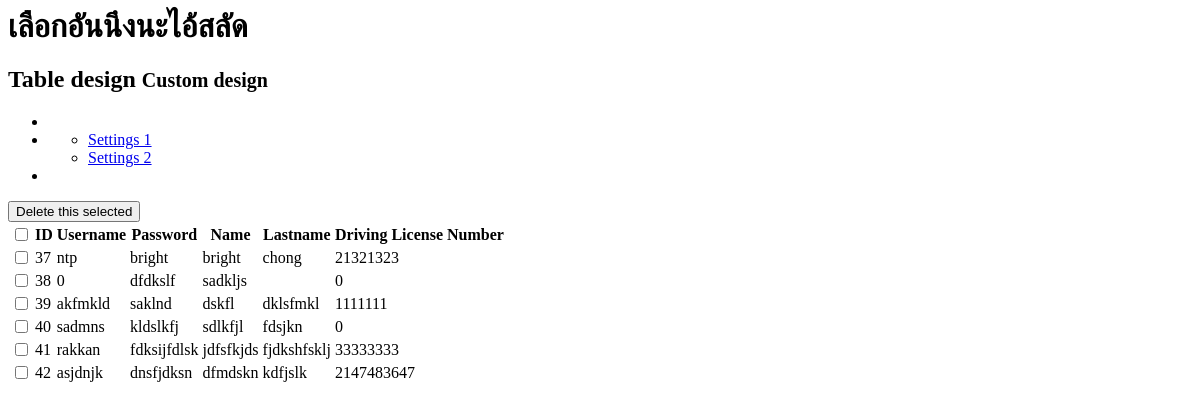
Before: /adminpage/listuser.php with the older database file.
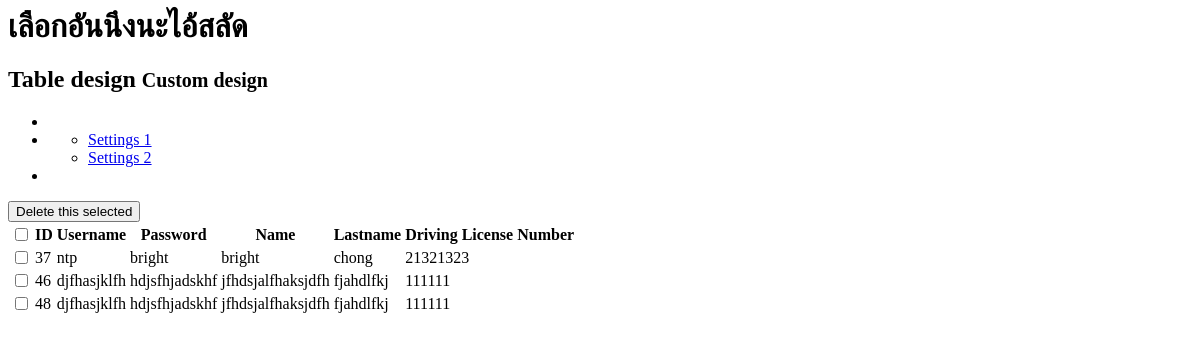
After: the same page with the newer database file.
### tables this page shows
CREATE TABLE `customer` (
  `id` smallint(11) UNSIGNED NOT NULL,
  `username` varchar(255) NOT NULL,
  `password` varchar(255) NOT NULL,
  `name` varchar(255) NOT NULL,
  `lastname` varchar(255) NOT NULL,
  `dln` int(11) NOT NULL
);

### adminpage/table-list.php (the view, shortened to what this page needs)
<!doctype html>
<html>
<body>
<?php
$link = @mysqli_connect("localhost", "root", "", "Car_Rental_System")
 			or die(mysqli_connect_error()."</body></html>");
$sql = "SELECT * FROM customer";
$result = mysqli_query($link, $sql);
$num_fields = mysqli_num_fields($result);
while($data = mysqli_fetch_array($result)) {
	echo '<tr class="even pointer">
            <td class="a-center ">
                <input type="checkbox" class="flat"  name="id[]" value="'.$data['id'].'">
            ';
	for($i = 0; $i < $num_fields; $i++) {
		echo "<td>".$data[$i]."</td>";
	}
	echo '
			</td>
        </tr>';
}
?>
</body>
</html>

Changed rows visible on the page:
removed customer: id "38", username "0", password "dfdkslf", name "sadkljs", dln "0"
removed customer: id "39", username "akfmkld", password "saklnd", name "dskfl", lastname "dklsfmkl", dln "1111111"
removed customer: id "40", username "sadmns", password "kldslkfj", name "sdlkfjl", lastname "fdsjkn", dln "0"
removed customer: id "41", username "rakkan", password "fdksijfdlsk", name "jdfsfkjds", lastname "fjdkshfsklj", dln "33333333"
removed customer: id "42", username "asjdnjk", password "dnsfjdksn", name "dfmdskn", lastname "kdfjslk", dln "2147483647"
added customer: id "46", username "djfhasjklfh", password "hdjsfhjadskhf", name "jfhdsjalfhaksjdfh", lastname "fjahdlfkj", dln "111111"
added customer: id "48", username "djfhasjklfh", password "hdjsfhjadskhf", name "jfhdsjalfhaksjdfh", lastname "fjahdlfkj", dln "111111"
